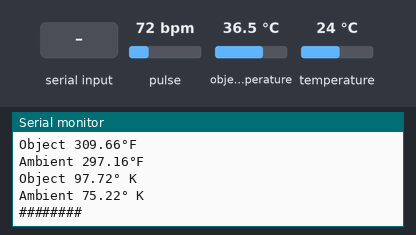
The sketch below on a simulated Arduino Uno, built with avr-gcc and run on an emulated ATmega328P. Shown: the last lines printed to the serial monitor. Inputs (shaded band) come from the test bench; at power-on: pulse 72 bpm, object temperature 36.5 °C, temperature 24 °C.

Above: at 1.2 s.
1.3 s: pulse set to 42 bpm
At 2.33 s:
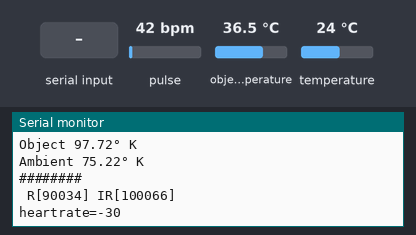
2.8 s: "1" received over the second serial link
At 3.7 s:
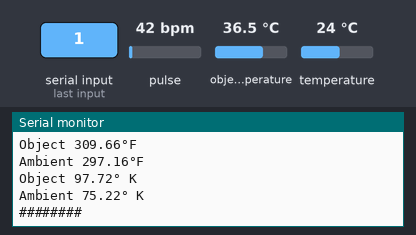
4.3 s: object temperature set to 20 °C
At 5.5 s:
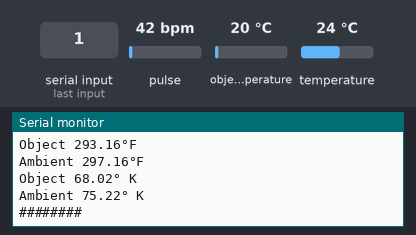
5.8 s: temperature set to 12 °C
At 8.0 s:
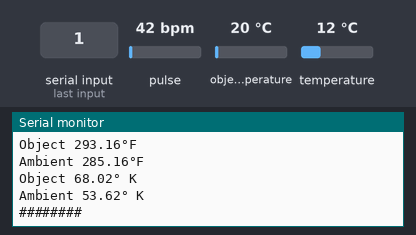
Timing chart, 0 to 8.3 s (numbered marks = the images above; inputs shaded):
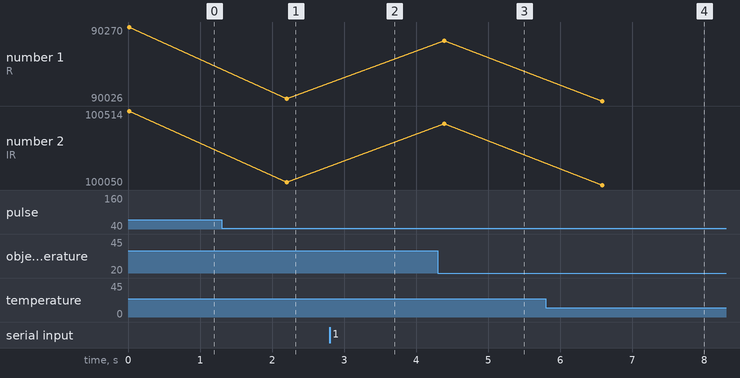

The sketch:

heart_ratewithbluetooth222.ino
```cpp
#include <Wire.h>
#include "MAX30105.h"
#include <SoftwareSerial.h>
SoftwareSerial myserial(5,6); //tx=5, rx=6
MAX30105 particleSensor;
int heartrate=0;

#include <Adafruit_MLX90614.h>
//#include <Adafruit_MLX_Sensor90614.h>
char *Object_Type[]={"Object","Ambient"};

Adafruit_MLX90614 MLX_Sensor = Adafruit_MLX90614();

void setup() {
  Serial.println("MLX90614 Sensor MicroLab");
  MLX_Sensor.begin();
  Serial.begin(9600);
  myserial.begin(9600);
  myserial.write("Hello in Bluetooth");
  // Initialize sensor
  if (particleSensor.begin() == false) {
    Serial.println("MAX30102 was not found. Please check wiring/power.");
    while (1);
  }

  particleSensor.setup(); //Configure sensor. Use 6.4mA for LED drive

}

void loop() {

  Serial.print(" R[");//print no
  Serial.print(particleSensor.getRed());
  Serial.print("] IR[");
  Serial.print(particleSensor.getIR());
  Serial.println("]");
  Serial.print("heartrate=");
   heartrate =particleSensor.getRed()-particleSensor.getIR();
   heartrate=heartrate*0.0030357;
   Serial.println(heartrate);
  delay(100);
  if (myserial.available())
 {

  if (myserial.read() == '1' )
  {myserial.write("heartrate=");
  myserial.write((heartrate));}
  }
  Display_Temperature('A'); //Get Object temperature in Celsius
  Display_Temperature('B'); //Get Ambient temperature in Celsius

  Display_Temperature('C'); //Get Object temperature in Keliven
  Display_Temperature('D'); //Get Ambient temperature in Keliven


  Display_Temperature('E'); //Get Object temperature in Fahrenheit
  Display_Temperature('F'); //Get Ambient temperature in Fahrenheit
  Serial.println("########");

  delay(2000);

}


float Get_Temperature_Sample(char type)
{
    float temp_value;
    float Object_Temperature = MLX_Sensor.readObjectTempC();
    float Ambient_Temperature = MLX_Sensor.readAmbientTempC();
   if(type =='E')
   {
    temp_value = MLX_Sensor.readObjectTempF(); //Fah. Object
   }else if(type =='F')
   {
    temp_value = MLX_Sensor.readAmbientTempF();//Fah Ambient
   }else if(type =='C')
   {
    temp_value = Object_Temperature + 273.15;// Object Kelvin
   }else if(type =='D')
   {
    temp_value = Ambient_Temperature + 273.15;//Ambient Kelvin
   }else if(type =='A')
   {
    temp_value = Object_Temperature;
   }else if(type =='B')
   {
    temp_value = Ambient_Temperature;
   }
   return temp_value;

}

void Display_Temperature(char type)
{
  float temp_data =Get_Temperature_Sample(type);

  if(type =='A')
  {
    Serial.print(Object_Type[0]);
    Serial.print(" ");
    Serial.print(temp_data);
    Serial.print("°");
    Serial.println("C");
  }else if(type =='B')
  {
    Serial.print(Object_Type[1]);
    Serial.print(" ");
    Serial.print(temp_data);
    Serial.print("°");
    Serial.println("C");
  }else if(type =='C')
  {
    Serial.print(Object_Type[0]);
    Serial.print(" ");
    Serial.print(temp_data);
    Serial.print("°");
    Serial.println("F");
  }else if(type =='D')
  {
    Serial.print(Object_Type[1]);
    Serial.print(" ");
    Serial.print(temp_data);
    Serial.print("°");
    Serial.println("F");
  }

  else if(type =='E')
  {
    Serial.print(Object_Type[0]);
    Serial.print(" ");
    Serial.print(temp_data);
    Serial.print("°");
    Serial.println(" K");
  }
  else if(type =='F')
  {
    Serial.print(Object_Type[1]);
    Serial.print(" ");
    Serial.print(temp_data);
    Serial.print("°");
    Serial.println(" K");
  }

}
```

Measured:
- after the input at 1.3 s, the serial monitor: prints a new line after 0.90 s (image 1)
- after the input at 4.3 s, the serial monitor: prints a new line after 0.23 s (image 3)
- after the input at 5.8 s, the serial monitor: prints a new line after 0.93 s (image 4)
- plotted number 1: 90270 → 90034 after the input at 1.3 s
- plotted number 2: 100514 → 100066 after the input at 1.3 s
